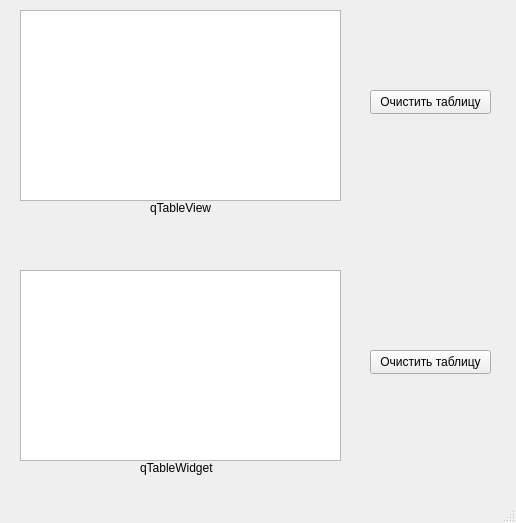
<?xml version="1.0" encoding="UTF-8"?>
<ui version="4.0">
 <class>MainWindow</class>
 <widget class="QMainWindow" name="MainWindow">
  <property name="geometry">
   <rect>
    <x>0</x>
    <y>0</y>
    <width>516</width>
    <height>523</height>
   </rect>
  </property>
  <property name="windowTitle">
   <string>MainWindow</string>
  </property>
  <widget class="QWidget" name="centralwidget">
   <widget class="QTableView" name="tableView">
    <property name="geometry">
     <rect>
      <x>20</x>
      <y>10</y>
      <width>321</width>
      <height>191</height>
     </rect>
    </property>
   </widget>
   <widget class="QTableWidget" name="tableWidget">
    <property name="geometry">
     <rect>
      <x>20</x>
      <y>270</y>
      <width>321</width>
      <height>191</height>
     </rect>
    </property>
   </widget>
   <widget class="QLabel" name="label">
    <property name="geometry">
     <rect>
      <x>150</x>
      <y>200</y>
      <width>61</width>
      <height>16</height>
     </rect>
    </property>
    <property name="text">
     <string>qTableView</string>
    </property>
   </widget>
   <widget class="QLabel" name="label_2">
    <property name="geometry">
     <rect>
      <x>140</x>
      <y>460</y>
      <width>81</width>
      <height>16</height>
     </rect>
    </property>
    <property name="text">
     <string>qTableWidget</string>
    </property>
   </widget>
   <widget class="QPushButton" name="btnClearView">
    <property name="geometry">
     <rect>
      <x>370</x>
      <y>90</y>
      <width>121</width>
      <height>24</height>
     </rect>
    </property>
    <property name="text">
     <string>Очистить таблицу</string>
    </property>
   </widget>
   <widget class="QPushButton" name="btnClearWidget">
    <property name="geometry">
     <rect>
      <x>370</x>
      <y>350</y>
      <width>121</width>
      <height>24</height>
     </rect>
    </property>
    <property name="text">
     <string>Очистить таблицу</string>
    </property>
   </widget>
  </widget>
  <widget class="QMenuBar" name="menubar">
   <property name="geometry">
    <rect>
     <x>0</x>
     <y>0</y>
     <width>516</width>
     <height>22</height>
    </rect>
   </property>
  </widget>
  <widget class="QStatusBar" name="statusbar"/>
 </widget>
 <resources/>
 <connections/>
</ui>
